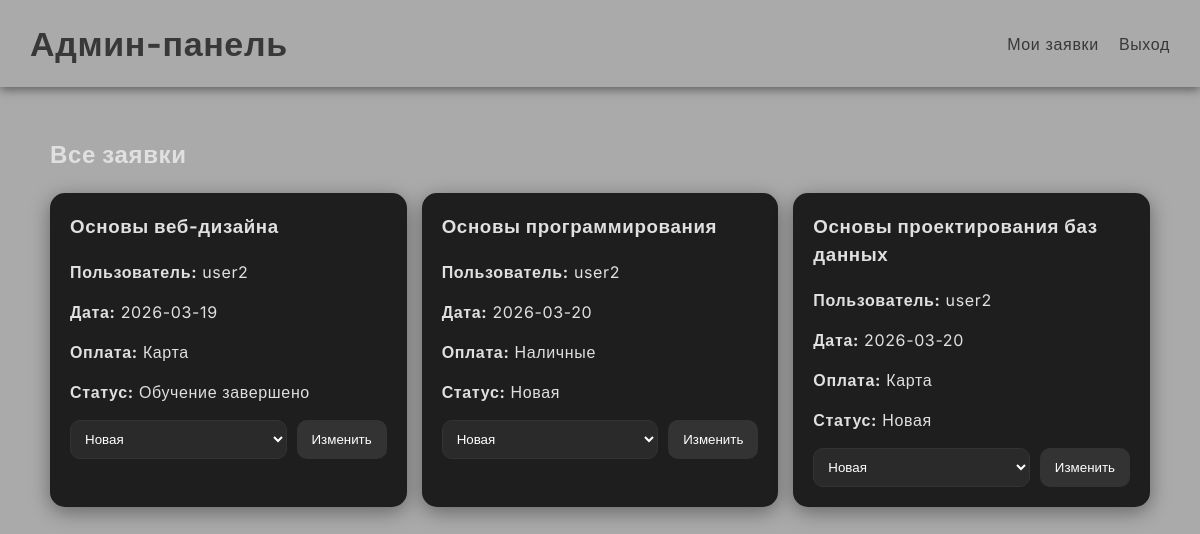
/admin.php (signed in), run on the app's committed database.
### tables this page shows
CREATE TABLE `orders` (
  `id_orders` int(11) NOT NULL,
  `user_id` int(11) DEFAULT NULL,
  `kurses` varchar(255) NOT NULL,
  `date` date NOT NULL,
  `payment_type` varchar(255) NOT NULL,
  `statsus_id` int(11) NOT NULL DEFAULT 1
);

CREATE TABLE `users` (
  `id` int(11) NOT NULL,
  `login` varchar(255) NOT NULL,
  `password` varchar(255) NOT NULL,
  `fio` varchar(255) NOT NULL,
  `phone` varchar(255) NOT NULL,
  `email` varchar(255) NOT NULL,
  `role_id` int(11) NOT NULL DEFAULT 1
);

CREATE TABLE `status` (
  `id` int(11) NOT NULL,
  `name` varchar(255) NOT NULL
);

### admin.php (the view, shortened to what this page needs)
<?php
include("db.php");
$query = "
SELECT orders.*, users.login, status.name AS status_name
FROM orders
LEFT JOIN users ON orders.user_id = users.id
LEFT JOIN status ON orders.statsus_id = status.id
ORDER BY orders.id_orders DESC
";
$result = mysqli_query($conn, $query);
?>
<!DOCTYPE html>
<html lang="ru">
<head>
    <link rel="stylesheet" href="style.css">
</head>
<body>
<header class="header">
    <h1>Админ-панель</h1>
    <div class="nav">
        <a href="orders_all.php">Мои заявки</a>
        <a href="logout.php">Выход</a>
    </div>
</header>
<div class="container">
    <h2>Все заявки</h2>
    <div class="orders">
        <?php while ($row = mysqli_fetch_assoc($result)): ?>
            <div class="order-card">
                <h3><?= $row['kurses'] ?></h3>
                <p><b>Пользователь:</b> <?= $row['login'] ?></p>
                <p><b>Дата:</b> <?= $row['date'] ?></p>
                <p><b>Оплата:</b> <?= $row['payment_type'] ?></p>
                <p><b>Статус:</b> <?= $row['status_name'] ?></p>
                <form method="POST" class="status-form">
                    <select name="status_id">
                        <option value="1">Новая</option>
                    </select>
                    <button>Изменить</button>
                </form>
            </div>
        <?php endwhile; ?>
    </div>
</div>
</body>
</html>

### style.css (style rules this page uses)
* { box-sizing: border-box; }
body { margin: 0; font-family: "Inter", sans-serif; letter-spacing: 0.04em; background: #aaaaaa; color: #e0e0e0; line-height: 1.5; }
.header { display: flex; justify-content: space-between; align-items: center; gap: 20px; padding: 18px 30px; background: #aaaaaa; box-shadow: 0 2px 10px rgba(0,0,0,0.5); }
.header h1 { text-decoration: none; transition: 0.3s; color: #383838; margin: 0; font-size: clamp(24px, 3vw, 34px); }
.nav a { margin-left: 15px; text-decoration: none; color: #383838; transition: 0.3s; }
.container { width: min(1100px, calc(100% - 32px)); margin: 0 auto; padding: 30px 0 40px; }
button { padding: 10px 15px; border: none; border-radius: 10px; background: #333; color: white; cursor: pointer; transition: 0.3s; }
.orders { display: grid; gap: 15px; margin-top: 20px; grid-template-columns: repeat(auto-fit, minmax(260px, 1fr)); }
.order-card { background: #1e1e1e; padding: 20px; border-radius: 15px; box-shadow: 0 5px 20px rgba(0,0,0,0.4); transition: 0.3s; }
.order-card h3, .order-card p { margin-top: 0; }
.status-form { margin-top: 10px; display: flex; flex-wrap: wrap; gap: 10px; }
.status-form select { flex: 1; padding: 10px; border-radius: 10px; border: 1px solid #333; background: #2a2a2a; color: #fff; }

### data on the page
orders: kurses "Основы веб-дизайна", user.login "user2", date "2026-03-19", payment_type "Карта", statsus.name "Обучение завершено"
orders: kurses "Основы программирования", user.login "user2", date "2026-03-20", payment_type "Наличные", statsus.name "Новая"
orders: kurses "Основы проектирования баз данных", user.login "user2", date "2026-03-20", payment_type "Карта", statsus.name "Новая"
